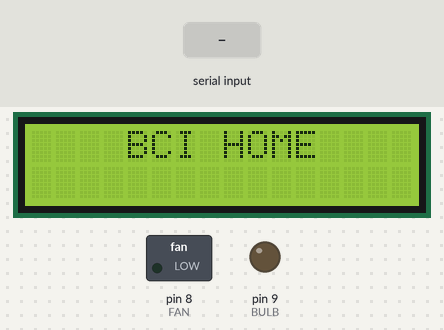
The sketch below on a simulated Arduino Uno, built with avr-gcc and run on an emulated ATmega328P. Shown: 16×2 character LCD, switched loads named in the sketch (green lamp = pin HIGH), output pins drawn as LEDs (lit = HIGH). The inputs (shaded band) are chosen by the test bench.

Above: at 1.2 s.
1.3 s: "A" received over Serial
At 1.8 s:
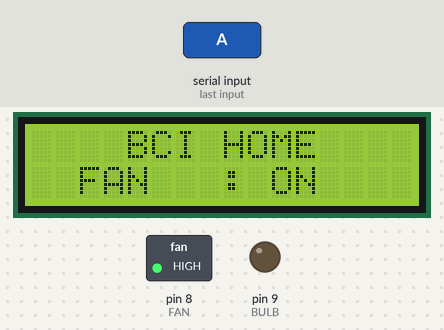
2.8 s: "C" received over Serial
At 4.0 s:
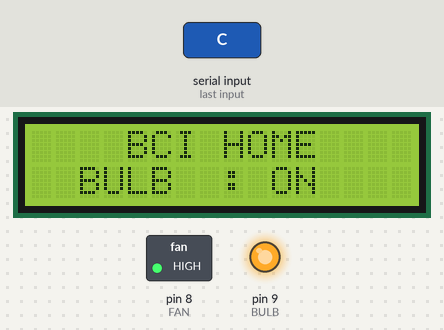
4.3 s: "B" received over Serial
At 5.2 s:
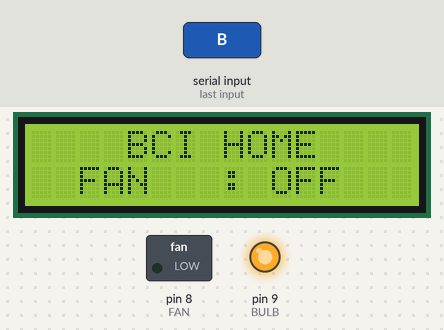
5.8 s: "D" received over Serial
At 6.4 s:
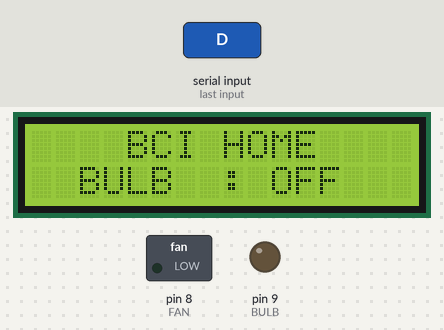
Timing chart, 0 to 8.3 s (numbered marks = the images above; inputs shaded):
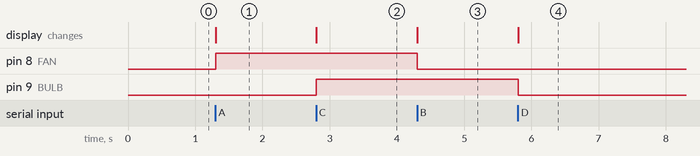

The sketch:

code.ino
```cpp
#include <SoftwareSerial.h>
#include <LiquidCrystal.h>

SoftwareSerial mySerial(10, 11); // RX, TX
LiquidCrystal LCD(2,3,4,5,6,7);

#define FAN  8
#define BULB 9

String inputString="";
boolean stringComplete = false;
int sequence = 0;
char inchar = 0;

void setup()
{
  Serial.begin(9600);
  mySerial.begin(9600);
  inputString.reserve(200);
  pinMode(FAN,OUTPUT);
  pinMode(BULB,OUTPUT);
  digitalWrite(FAN,LOW);
  digitalWrite(BULB,LOW);
  LCD.begin(16,2);
  LCD.setCursor(1,0);
  LCD.print("   BCI HOME     ");
}

void loop()
{
  if (Serial.available())
  {
      inchar = Serial.read();
      if(inchar == 'A')
      {
          LCD.setCursor(1,1);
          LCD.print(" FAN   : ON    ");
          digitalWrite(FAN,HIGH);
      }

      else if(inchar == 'B')
      {
          LCD.setCursor(1,1);
          LCD.print(" FAN   : OFF    ");
          digitalWrite(FAN,LOW);
      }

      else if(inchar == 'C')
      {
          LCD.setCursor(1,1);
          LCD.print(" BULB  : ON    ");
          digitalWrite(BULB,HIGH);
      }

      else if(inchar == 'D')
      {
          LCD.setCursor(1,1);
          LCD.print(" BULB  : OFF   ");
          digitalWrite(BULB,LOW);
      }
   }
}
```

Measured:
- after the input at 1.3 s, pin 8 (FAN): LOW → HIGH at once; the display: changes at once (image 1)
- after the input at 2.8 s, pin 9 (BULB): LOW → HIGH at once; the display: changes at once (image 2)
- after the input at 4.3 s, pin 8 (FAN): HIGH → LOW at once; the display: changes at once (image 3)
- after the input at 5.8 s, pin 9 (BULB): HIGH → LOW at once; the display: changes at once (image 4)
